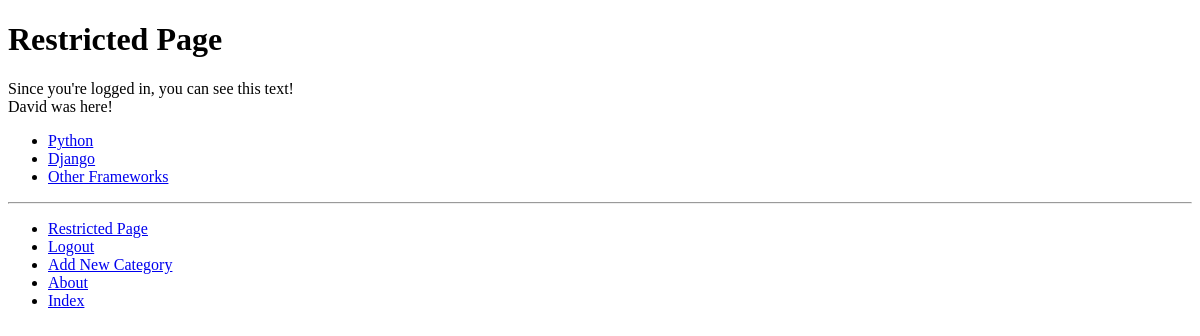
/rango/restricted/ (signed in), run on an earlier commit of the app's database.
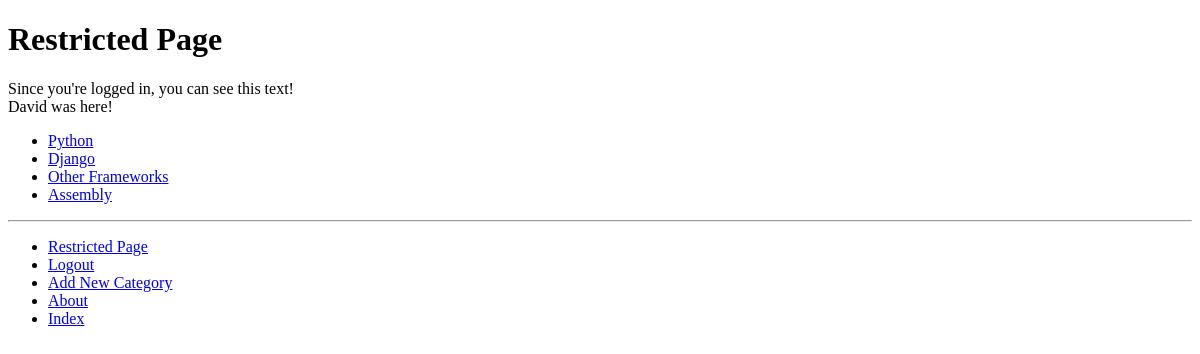
And on a later commit of the database.
### rango/models.py (models this page shows, shortened)
class Category(models.Model):
    NAME_MAX_LENGTH = 128
    name = models.CharField(max_length=NAME_MAX_LENGTH, unique=True)
    views = models.IntegerField(default=0)
    likes = models.IntegerField(default=0)
    slug = models.SlugField(unique=True)
    class Meta:
        verbose_name_plural = 'Categories'

### rango/views.py (the view)
# urls.py: path('restricted/', views.restricted, name='restricted'),
@login_required
def restricted(request):
    return render(request, 'rango/restricted.html')

### rango/templatetags/rango_template_tags.py (called while the page is built)
@register.inclusion_tag('rango/categories.html')
def get_category_list(current_category=None):
    return {'categories': Category.objects.all(), 'current_category': current_category}

### templates/rango/restricted.html (shortened to what this page needs)
{% extends 'rango/base.html' %}
{% load staticfiles %}
{% block body_block %}
    <h1>Restricted Page</h1>
    Since you're logged in, you can see this text!<br />
    David was here!
{% endblock %}

### templates/rango/categories.html (shortened to what this page needs)
<ul>
{% if categories %}
    {% for c in categories %}
        {% if c == current_category %}
        <li>
        <strong>
            <a href="{% url 'rango:show_category' c.slug %}">{{ c.name }}</a>
        </strong>
        </li>
        {% else %}
        <li>
            <a href="{% url 'rango:show_category' c.slug %}">{{ c.name }}</a> </li>
        {% endif %}
    {% endfor %}
{% else %}
    <li><strong>There are no categories present.</strong></li>
{% endif %}
</ul>

What changed in the data, as far as the page shows it:
added Category: name "Assembly"
